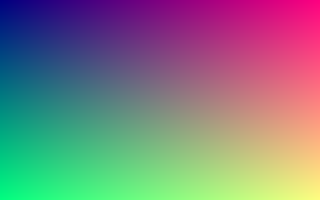
#> input picture notes-linux/crates/nt-app/data/bramble-gradient.png, 320 x 200 px
$ python -i apple_tile.py   (imports and definitions only)
#> lines starting #> are read from the running program, lines starting #| are printed output that depends on the picture; after the words box and inside, x2 and y2 are one past the last pixel; in counts of white or black regions, pixels touching at a corner belong together
"""The Bramble suite's app-icon tile: Apple's macOS app icon grid. On a 1024 canvas the body is
824 x 824, inset 100, with continuous ("squircle") corners of radius 185.4 and a shadow 10 px down,
10 px blur, 30% black. Every suite icon (Keydeck, Values, Letters, Calculator, Notes) uses it.

  apple_tile.py retile <in-1024.png> <out-dir> <name>   re-mask an existing icon's artwork onto the
                                                         tile and write <name>-16 … -1024.png
  apple_tile.py preview <out.png> <icon-1024.png> …      icons side by side, large and small
Other scripts import mask() and finish() to draw on the tile directly.
"""
import os
import sys

from PIL import Image, ImageDraw, ImageFilter

CANVAS = 1024
BODY = 824
INSET = 100
RADIUS = 185.4
SHADOW = (0, 10, 10, 0.30)  # x, y offset, blur, opacity
SIZES = (16, 24, 32, 48, 64, 128, 256, 512, 1024)


def _bezier(p0, p1, p2, p3, n=24):
    out = []
    for i in range(1, n + 1):
        t = i / n
        u = 1 - t
        out.append((u**3 * p0[0] + 3 * u * u * t * p1[0] + 3 * u * t * t * p2[0] + t**3 * p3[0],
                    u**3 * p0[1] + 3 * u * u * t * p1[1] + 3 * u * t * t * p2[1] + t**3 * p3[1]))
    return out


def outline(x, y, w, h, r):
    """Apple's continuous-corner rounded rectangle (UIBezierPath's, as PaintCode reconstructs it)."""
    r = min(r, w / 2 / 1.52866483, h / 2 / 1.52866483)
    # one corner (top right) in a local frame: (along the top edge from the corner, down from it)
    k = [(1.52866471, 0), (1.08849323, 0), (0.86840689, 0), (0.66993427, 0.06549600),
         (0.63149399, 0.07491100), (0.37282392, 0.16905899), (0.16906013, 0.37282401), (0.07491176, 0.63149399),
         (0.06549569, 0.66993427), (0, 0.86840689), (0, 1.08849323), (0, 1.52866471)]
    def corner(cx, cy, sx, sy, swap):
        pts = []
        q = [(cx - sx * a * r, cy + sy * b * r) if not swap else (cx + sx * b * r, cy + sy * a * r) for a, b in k]
        if swap:
            q = q
        pts.append(q[0])
        pts += _bezier(q[0], q[1], q[2], q[3])
        pts.append(q[4])
        pts += _bezier(q[4], q[5], q[6], q[7])
        pts.append(q[8])
        pts += _bezier(q[8], q[9], q[10], q[11])
        return pts
    x1, y1 = x + w, y + h
    pts = []
    pts += corner(x1, y, 1, 1, False)                       # top right: from the top edge down the right
    pts += [(px, py) for px, py in reversed(corner(x1, y1, 1, -1, False))]  # bottom right
    pts += corner(x, y1, -1, -1, False)                     # bottom left
    pts += [(px, py) for px, py in reversed(corner(x, y, -1, 1, False))]   # top left
    return pts


def mask(size):
    """The tile's mask on a size x size canvas (anti-aliased)."""
    ss = 4
    S = size * ss
    f = S / CANVAS
    m = Image.new("L", (S, S), 0)
    ImageDraw.Draw(m).polygon(outline(INSET * f, INSET * f, BODY * f, BODY * f, RADIUS * f), fill=255)
    return m.resize((size, size), Image.LANCZOS)


def finish(art):
    """Clips `art` (RGBA, any square size) to the tile and adds Apple's shadow."""
    n = art.width
    m = mask(n)
    body = Image.new("RGBA", (n, n), (0, 0, 0, 0))
    body.paste(art, (0, 0), m)
    f = n / CANVAS
    dx, dy, blur, op = SHADOW
    sh = Image.new("RGBA", (n, n), (0, 0, 0, 0))
    sh.paste((0, 0, 0, int(255 * op)), (round(dx * f), round(dy * f)), m)
    sh = sh.filter(ImageFilter.GaussianBlur(blur * f / 2))
    sh.alpha_composite(body)
    return sh


def retile(src):
    """An existing icon's artwork on Apple's tile at its own scale: its tile maps onto Apple's body
    exactly (nothing is cropped), and where Apple's corners reach past the old tile's, the artwork's
    own edge colours are carried out to fill them."""
    im = Image.open(src).convert("RGBA")
    if im.size != (CANVAS, CANVAS):
        im = im.resize((CANVAS, CANVAS), Image.LANCZOS)
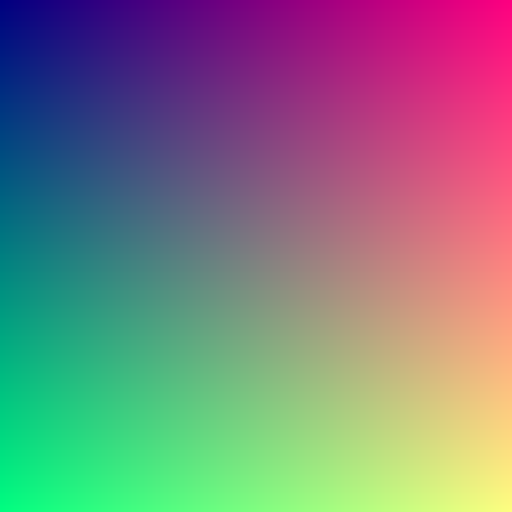
#> im: PIL image 1024x1024 RGBA (shown at 1/2 size); mean R, G, B, A 126.6, 126.4, 128, 255
    solid = im.split()[3].point(lambda v: 255 if v > 245 else 0)
#> solid: PIL image 1024x1024 L; every value is 255
    x0, y0, x1, y1 = solid.getbbox()
#> x0 = 0; y0 = 0; x1 = 1024; y1 = 1024
    art = im.crop((x0, y0, x1, y1))
    art_mask = solid.crop((x0, y0, x1, y1))
    w, h = BODY, BODY
    art = art.resize((w, h), Image.LANCZOS)
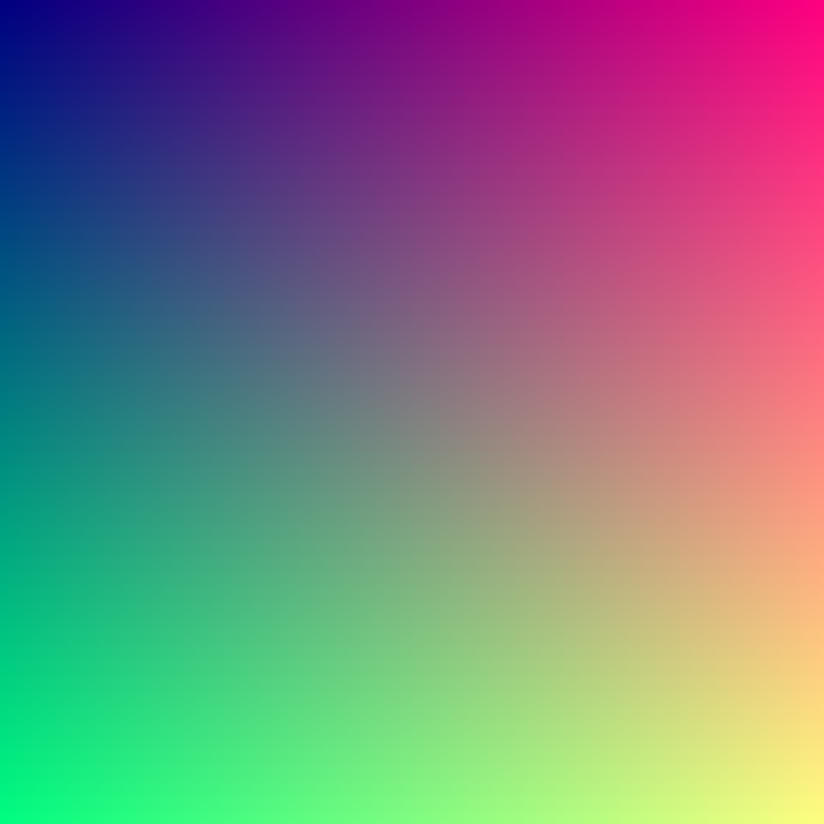
#> art: PIL image 824x824 RGBA; mean R, G, B, A 126.6, 126.4, 128, 255
    art_mask = art_mask.resize((w, h), Image.LANCZOS)
#> art_mask: PIL image 824x824 L; every value is 255
    # the fill: the artwork's edge colours smeared outward (repeatedly grown and blurred)
    fill = Image.new("RGBA", (w, h), (0, 0, 0, 0))
#> fill: PIL image 824x824 RGBA; every value is 0
    fill.paste(art, (0, 0), art_mask)
    grown = fill
    for r in (2, 4, 8, 16, 32):
        g = grown.filter(ImageFilter.GaussianBlur(r))
        # un-premultiply the blur so colours keep their strength where alpha thins
        rgb = Image.new("RGBA", (w, h))
        px = []
        for (cr, cg, cb, ca) in g.getdata():
            px.append((min(255, cr * 255 // ca), min(255, cg * 255 // ca), min(255, cb * 255 // ca), 255) if ca else (0, 0, 0, 0))
        rgb.putdata(px)
        under = Image.new("RGBA", (w, h), (0, 0, 0, 0))
        under.paste(rgb, (0, 0), g.split()[3].point(lambda v: 255 if v > 8 else 0))
        under.alpha_composite(grown)
        grown = under
    body = Image.new("RGBA", (w, h), (0, 0, 0, 0))
    body.paste(grown, (0, 0))
    body.alpha_composite(Image.composite(art, Image.new("RGBA", (w, h), (0, 0, 0, 0)), art_mask))
    canvas = Image.new("RGBA", (CANVAS, CANVAS), (0, 0, 0, 0))
#> canvas: PIL image 1024x1024 RGBA; every value is 0
    canvas.paste(body, (INSET, INSET))
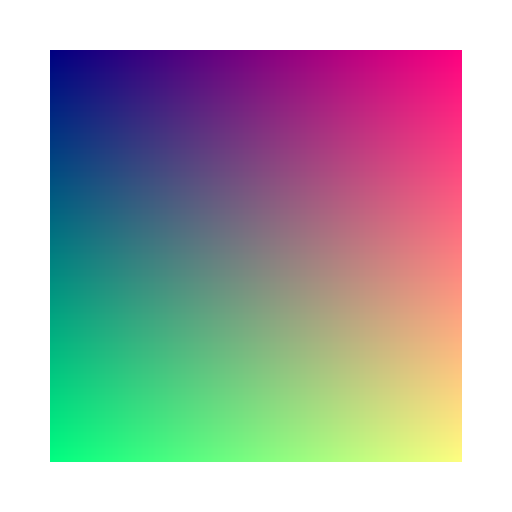
#> canvas: PIL image 1024x1024 RGBA (shown at 1/2 size); mean R, G, B, A 82, 81.8, 82.9, 165.1; transparent parts drawn white
    return finish(canvas)
#> in mask, `m = Image.new("L", (S, S), 0)`: m: PIL image 4096x4096 L; every value is 0
#> in mask, `ImageDraw.Draw(m).polygon(outline(INSET * f, INSET * f, BODY * f, BODY..`:
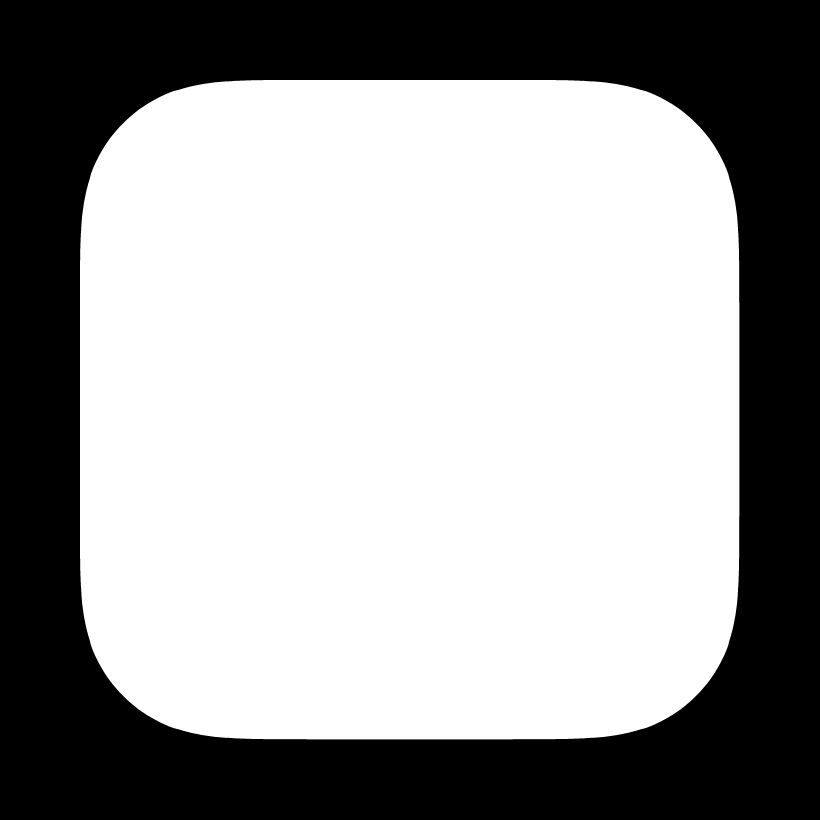
#> m: PIL image 4096x4096 L (shown at 1/5 size); 61.8% white; 1 black region, box (x1, y1, x2, y2) and area: (0, 0, 4096, 4096) 6404006
#> in finish, `body.paste(art, (0, 0), m)`:
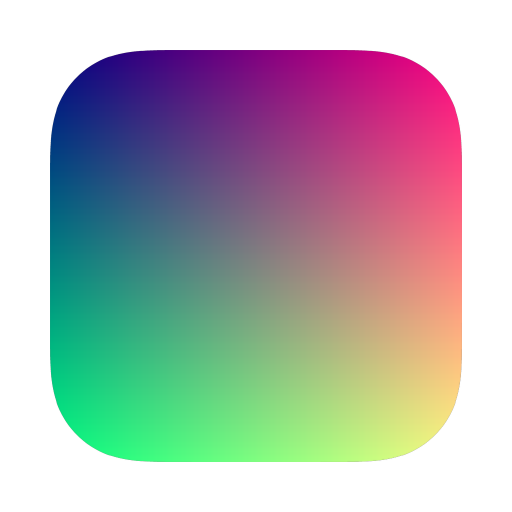
#> body: PIL image 1024x1024 RGBA (shown at 1/2 size); mean R, G, B, A 78.3, 78.1, 79.1, 157.6; transparent parts drawn white
#> in finish, `sh.paste((0, 0, 0, int(255 * op)), (round(dx * f), round(dy * f)), m)`:
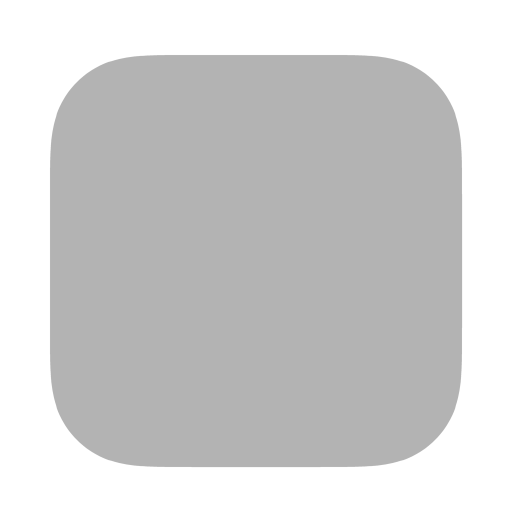
#> sh: PIL image 1024x1024 RGBA (shown at 1/2 size); mean R, G, B, A 0, 0, 0, 47; transparent parts drawn white


def write_sizes(big, out, name):
    os.makedirs(out, exist_ok=True)
    for n in SIZES:
        (big if n == CANVAS else big.resize((n, n), Image.LANCZOS)).save(f"{out}/{name}-{n}.png")


def main():
    mode = sys.argv[1]
    if mode == "retile":
        write_sizes(retile(sys.argv[2]), sys.argv[3], sys.argv[4])
    elif mode == "preview":
        icons = [Image.open(p).convert("RGBA") for p in sys.argv[3:]]
        sheet = Image.new("RGBA", (len(icons) * 330 + 10, 430), (236, 236, 238, 255))
        dark = Image.new("RGBA", (len(icons) * 330 + 10, 120), (40, 34, 48, 255))
        for i, ic in enumerate(icons):
            sheet.alpha_composite(ic.resize((320, 320), Image.LANCZOS), (10 + i * 330, 10))
            sheet.alpha_composite(ic.resize((64, 64), Image.LANCZOS), (10 + i * 330, 340))
            sheet.alpha_composite(ic.resize((32, 32), Image.LANCZOS), (90 + i * 330, 356))
            dark.alpha_composite(ic.resize((96, 96), Image.LANCZOS), (10 + i * 330, 12))
        out = Image.new("RGBA", (sheet.width, sheet.height + dark.height))
        out.paste(sheet, (0, 0))
        out.paste(dark, (0, sheet.height))
        out.save(sys.argv[2])


# [2 lines not run here, left out]

>>> result = retile('../../../notes-linux/crates/nt-app/data/bramble-gradient.png')
